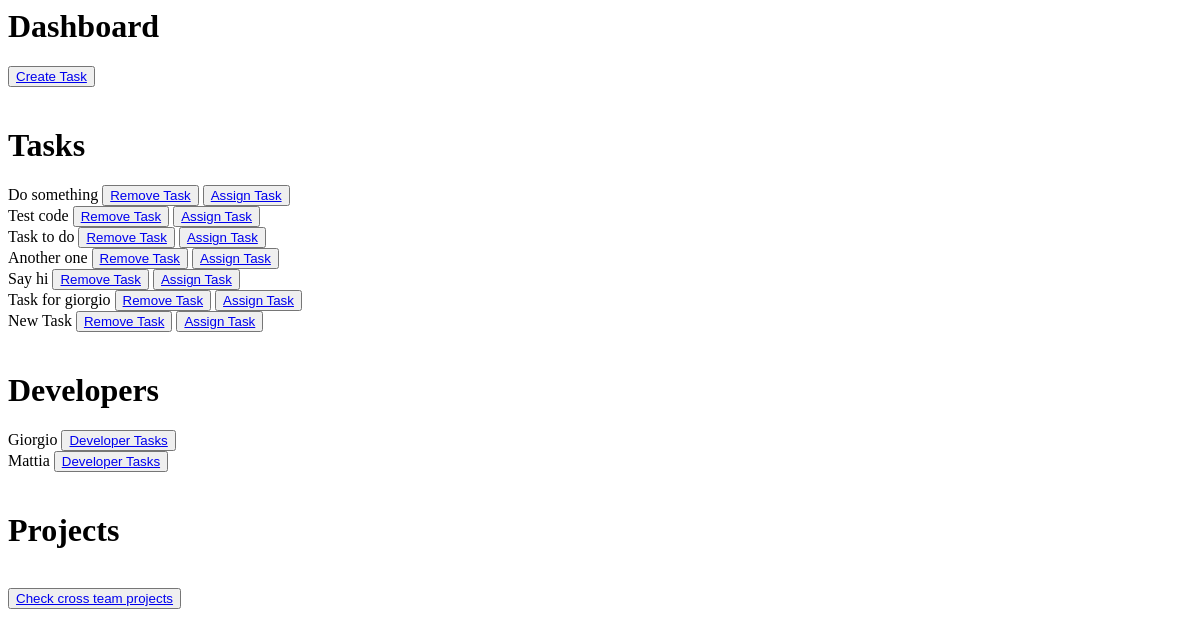
The page /dashboard/ on the database as committed earlier.
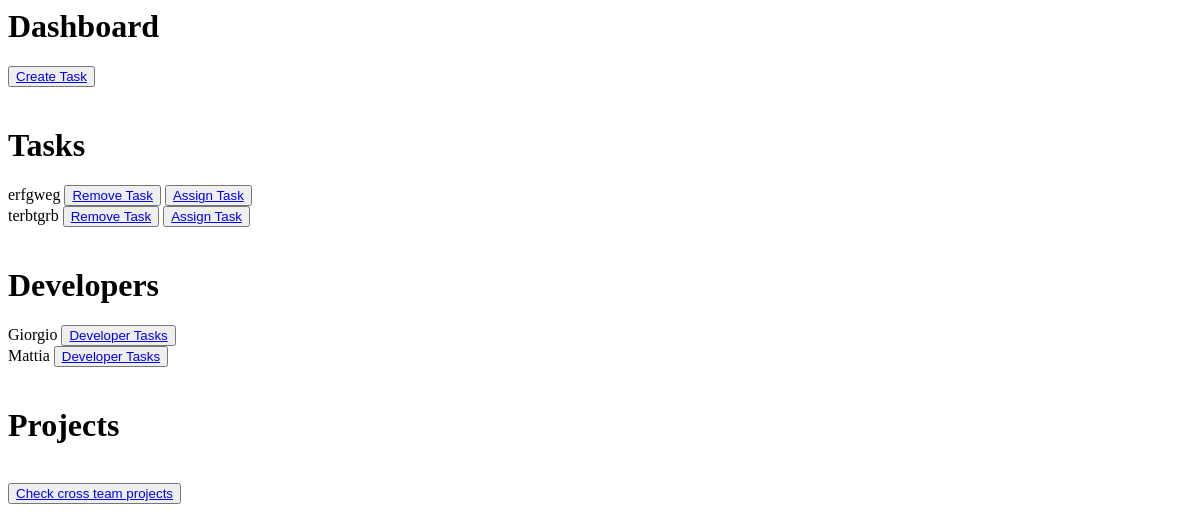
The same page on the database as committed later.
### ticketApp/models.py (models this page shows, shortened)
class Task(models.Model):
    WAITING = 'waiting'
    PROCESSING = 'processing'
    COMPLETED = 'completed'
    STATUS_CHOICES = [
        (WAITING, 'waiting'),
        (PROCESSING, 'processing'),
        (COMPLETED, 'completed'),
    ]
    title = models.CharField(max_length=30, null=True, blank=True)
    description = models.TextField()
    status = models.CharField(choices=STATUS_CHOICES, max_length=50, default=WAITING)
    deadline = models.DateField()
    created_by = models.ForeignKey(Employee, on_delete=models.CASCADE, limit_choices_to={'role': Employee.PM})
    assigned_to = models.ManyToManyField(Employee, related_name="devs", limit_choices_to={'role': Employee.DEV})
    def __str__(self):
        return self.title

class Employee(models.Model):
    CEO = 'CEO'
    PM = 'PM'
    DEV = 'DEV'
    ROLE_CHOICES = [
        (CEO, 'Chief Executive Officer'),
        (PM, 'Project Manager'),
        (DEV, 'Developer'),
    ]
    name_employee = models.CharField(max_length=100)
    phone_number = models.TextField()
    role = models.CharField(choices=ROLE_CHOICES, max_length=30)
    def __str__(self):
        return self.name_employee

### ticketApp/views.py (the view)
# urls.py: path('dashboard/', views.Dashboard.as_view(), name="dashboard"),
class Dashboard(View):
    manager_employees = ManagerEmployees()
    manager_projects = ManagerProjects()
    manager_tasks = ManagerTasks()
    def get(self, request):
        developers = self.manager_employees.get_employees_by_role('DEV')
        projects = self.manager_projects.projects
        tasks_to_assign = self.manager_tasks.get_assignable_tasks()
        context={
            "projects": projects,
            "tasks_to_assign": tasks_to_assign,
            "developers": developers}
        return render(request, "dashboard.html", context)

### ticketApp/manager_employees.py (called while the page is built)
    def get_employees_by_role(self, role_to_filter : str) -> QuerySet[Employee]:
        employees_with_role = self.employees.filter(role = role_to_filter)
        return employees_with_role

### ticketApp/manager_tasks.py (called while the page is built)
    def get_assignable_tasks(self) -> QuerySet[Task]:
        assignable_tasks = self.tasks.filter(Q(status = 'processing') | Q(status = 'waiting'))
        return assignable_tasks

### ticketApp/templates/dashboard.html (shortened to what this page needs)
{% load static %}
<h1>Dashboard</h1>
<button><a href="{% url 'create_task' %}">Create Task</a></button>
    <h1>Tasks</h1>
    {% for task in tasks_to_assign %}
        {{task}}
        <button><a href="{% url 'remove_task' task.pk %}">Remove Task</a></button>
        <button><a href="{% url 'assign_task' task.pk %}">Assign Task</a></button> <br>
    {% endfor %}
<h1>Developers</h1>
<div>
    {% for dev in developers %}
        {{dev}}
        <button><a href="{% url 'processing_task' dev.pk %}">Developer Tasks</a></button>
        <br>
    {% endfor %}
</div>
<h1>Projects</h1>
<button><a href="{% url 'cross_team_projects' %}">Check cross team projects</a></button>

Rows that differ between the two databases and show on the page:
removed Task: title "Do something"
removed Task: title "Test code"
removed Task: title "Task to do"
removed Task: title "Another one"
removed Task: title "Say hi"
removed Task: title "Task for giorgio"
removed Task: title "New Task"
added Task: title "erfgweg"
added Task: title "terbtgrb"
